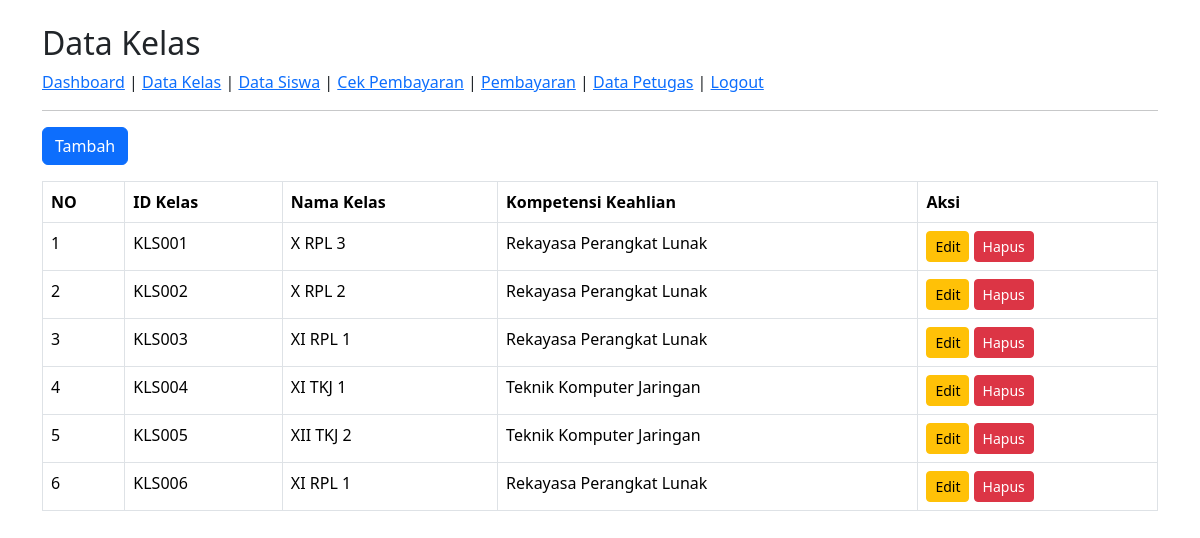
The app's page /kelas/tampil_kelas.php (signed in) with its own data.
### tables this page shows
CREATE TABLE `tb_kelas` (
  `id_kelas` varchar(11) NOT NULL,
  `nama_kelas` varchar(10) NOT NULL,
  `komp_keahlian` varchar(50) NOT NULL
);

### kelas/tampil_kelas.php (the view, shortened to what this page needs)
<?php
include('../config.php');
$query = mysqli_query($mysqli, "SELECT * FROM tb_kelas");
?>
<!DOCTYPE html>
<html lang="en">
<head>
    <link href="../bootstrap/css/bootstrap.min.css" rel="stylesheet">
</head>
<body>
    <div class="container mt-4">
        <h2>Data Kelas</h2>
        <a href="../dashboard.php">Dashboard</a>
        |
        <a href="../kelas/tampil_kelas.php">Data Kelas</a>
        |
        <a href="../siswa/tampil_siswa.php">Data Siswa</a>
        |
        <a href="../cek_pembayaran/tampil_cek_pembayaran.php">Cek Pembayaran</a>
        |
        <a href="../pembayaran/tampil_pembayaran.php">Pembayaran</a>
        |
        <a href="../petugas/data_petugas.php">Data Petugas</a>
        |
        <a href="../logout.php">Logout</a>
        <hr>
        <a href="tambah_kelas.php" class="btn btn-primary mb-3">Tambah</a>
        <table class=" table table-bordered mb-3">
            <tr>
                <th>NO</th>
                <th>ID Kelas</th>
                <th>Nama Kelas</th>
                <th>Kompetensi Keahlian</th>
                <th>Aksi</th>
            </tr>
            <?php $no = 1;
            while($data = mysqli_fetch_assoc($query)){?>
            <tr>
                <td><?= $no++; ?></td>
                <td><?= ($data['id_kelas']); ?></td>
                <td><?= ($data['nama_kelas']); ?></td>
                <td><?= ($data['komp_keahlian']); ?></td>
                <td>
                    <a href="edit_kelas.php?id_kelas=<?= $data['id_kelas']; ?>" class="btn btn-warning btn-sm">Edit</a>
                    <a href="hapus_kelas.php?id_kelas=<?= $data['id_kelas']; ?>" class=" btn btn-danger btn-sm"
                        onclick="return confirm('hapus data ini?')">Hapus</a>
                </td>
            </tr>
            <?php } ?>
        </table>
    </div>
</body>
</html>

### records on screen
tb_kelas: id_kelas "KLS001", nama_kelas "X RPL 3", komp_keahlian "Rekayasa Perangkat Lunak"
tb_kelas: id_kelas "KLS002", nama_kelas "X RPL 2", komp_keahlian "Rekayasa Perangkat Lunak"
tb_kelas: id_kelas "KLS003", nama_kelas "XI RPL 1", komp_keahlian "Rekayasa Perangkat Lunak"
tb_kelas: id_kelas "KLS004", nama_kelas "XI TKJ 1", komp_keahlian "Teknik Komputer Jaringan"
tb_kelas: id_kelas "KLS005", nama_kelas "XII TKJ 2", komp_keahlian "Teknik Komputer Jaringan"
tb_kelas: id_kelas "KLS006", nama_kelas "XI RPL 1", komp_keahlian "Rekayasa Perangkat Lunak"
